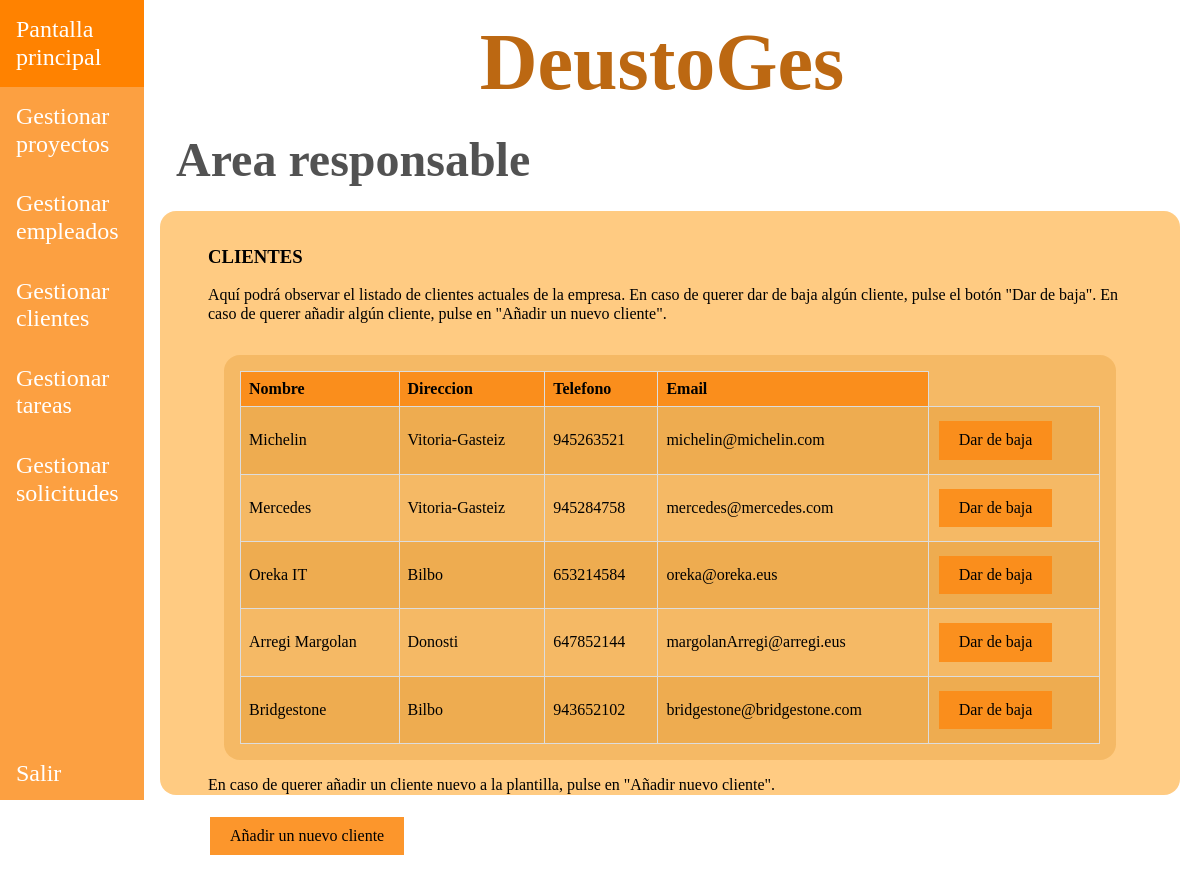
The app's page /appDeustoGes/responsables/1/clientes with its own data.
### appDeustoGes/models.py (models this page shows, shortened)
class Cliente(models.Model):
    nombre = models.CharField(max_length=15)
    telefono = models.IntegerField()
    email = models.EmailField()
    direccion = models.CharField(max_length=50)
    created = models.DateTimeField(auto_now_add=True, blank=True, null=True)
    updated = models.DateTimeField(auto_now=True, blank=True, null=True)
    class Meta:
        verbose_name = "cliente"
        verbose_name_plural = "clientes"

### appDeustoGes/views.py (the view)
# urls.py: path('/responsables/<int:id_responsable>/clientes', views.gestion_clientes, name='gestion_clientes'),
def gestion_clientes(request, id_responsable):
    responsable = get_object_or_404(Empleado, id=id_responsable)
    clientes = Cliente.objects.all()
    return render(request, 'appDeustoGes/gestion_clientes.html',
                  {'responsable': responsable, 'clientes': clientes})

### templates/appDeustoGes/gestion_clientes.html
{% extends "base.html" %}
{% block css %}
    <link rel="stylesheet" href="/../static/css/normalize.css">
    <link rel="stylesheet" href="/../static/css/style.css">
{% endblock %}
{% block nav_header %}
    <nav class="barra-lateral">
        <ul class="listado-barra-lateral">
            <div>
                <li><a href="{% url 'pantalla_responsable' responsable.id %}">Pantalla principal</a></li>
                <li><a href="{% url 'proyectos_index' responsable.id %}">Gestionar proyectos</a></li>
                <li><a href="{% url 'gestion_empleados' responsable.id %}">Gestionar empleados</a></li>
                <li><a href="{% url 'gestion_clientes' responsable.id %}">Gestionar clientes</a></li>
                <li><a href="{% url 'gestion_tareas' responsable.id %}">Gestionar tareas</a></li>
                <li><a href="{% url 'gestion_solicitudes' responsable.id %}">Gestionar solicitudes</a></li>
            </div>
            <div>
                <li><a href="{% url 'pantalla_inicio' %}">Salir</a></li>
            </div>
        </ul>
    </nav>
{% endblock %}
{% block main_contenido %}
<h2>Area responsable</h2>
<div class="contenido">
    <div class="introduccion">
<h3>CLIENTES</h3>
        <p>Aquí podrá observar el listado de clientes actuales de la empresa. En caso de querer dar de baja algún
    cliente, pulse el botón "Dar de baja". En caso de querer añadir algún cliente, pulse en "Añadir un nuevo
    cliente".</p>
<div class="responsable-overflow">
<div class="contenido_interno">
    <table class="estilos-table">
        <thead>
            <tr>
                <th>Nombre</th>
                <th>Direccion</th>
                <th>Telefono</th>
                <th>Email</th>
            </tr>
        </thead>
        <tbody>
            {% for cliente in clientes %}
                <tr>
                    <td>{{ cliente.nombre }}</td>
                    <td>{{ cliente.direccion }}</td>
                    <td>{{ cliente.telefono }}</td>
                    <td>{{ cliente.email }}</td>
                    <td><a href="{% url 'delete_cliente' responsable.id cliente.id %}"
                               class="añadir-button">Dar de baja</a></td>
                </tr>
            {% endfor %}
        </tbody>
    </table>
</div>
    <p>En caso de querer añadir un cliente nuevo a la plantilla, pulse en "Añadir nuevo cliente".</p>
    <button class="añadir-button">
        <a href="{% url 'cliente_create' responsable.id %}" class="boton-añadir">Añadir un nuevo cliente</a>
    </button>
</div>
</div>
</div>
{% endblock %}

### static/css/style.css (style rules this page uses)
html { box-sizing: border-box; }
*, *:before, *:after { box-sizing: inherit; }
a { text-decoration: none; color: black; }
ul { list-style: none; margin: 0; padding: 0; }
.flex { display: flex; flex-wrap: wrap; width: 100%; overflow-x: hidden; }
h2 { margin-block:0; padding-block: 1.5rem; margin-left: 2rem; font-size: 6vh; width: 100%; color: rgba(0, 0, 0, 0.678); }
.barra-lateral { width: 12vw; background-color: rgba(252, 140, 24, 0.82); height: 100vh; }
.listado-barra-lateral { display: grid; grid-template-rows: 93vh 7vh; }
.listado-barra-lateral a { font-size: 1.5rem; color: white; display: block; padding: 1rem; }
.contenido { padding: 1rem; margin-left: 1rem; width: 85vw; height: 73vh; background-color: rgba(255, 149, 0, 0.49); border-radius: 1rem; }
.responsable-overflow { height: 35rem; overflow: scroll; overflow-x: hidden; }
.introduccion { margin-inline: 2rem; }
.contenido_interno { margin-inline: 1rem; padding: 1rem; background-color: rgba(216, 136, 24, 0.27); margin-block: 1rem; border-radius: 1rem; }
.estilos-table { width: 100%; border-collapse: collapse; }
.estilos-table th { background-color: rgba(252, 140, 24, 0.91); border: 1px solid #dddddd; text-align: left; padding: 8px; }
.estilos-table td { border: 1px solid #dddddd; text-align: left; padding: 8px; }
.estilos-table tr:nth-child(odd) { background-color: rgba(216, 136, 24, 0.27); }
.estilos-table td a { text-decoration: none; color: black; }
.añadir-button { background-color: rgba(252, 140, 24, 0.91); text-align: center; border: none; color: white; padding: 10px 20px; text-decoration: none; display: inline-block; font-size: 16px; margin: 6px 2px; transition-duration: 0.4s; cursor: pointer; }

### records on screen
Cliente: nombre "Michelin", direccion "Vitoria-Gasteiz", telefono "945263521", email "michelin@michelin.com"
Cliente: nombre "Mercedes", direccion "Vitoria-Gasteiz", telefono "945284758", email "mercedes@mercedes.com"
Cliente: nombre "Oreka IT", direccion "Bilbo", telefono "653214584", email "oreka@oreka.eus"
Cliente: nombre "Arregi Margolan", direccion "Donosti", telefono "647852144", email "margolanArregi@arregi.eus"
Cliente: nombre "Bridgestone", direccion "Bilbo", telefono "943652102", email "bridgestone@bridgestone.com"
